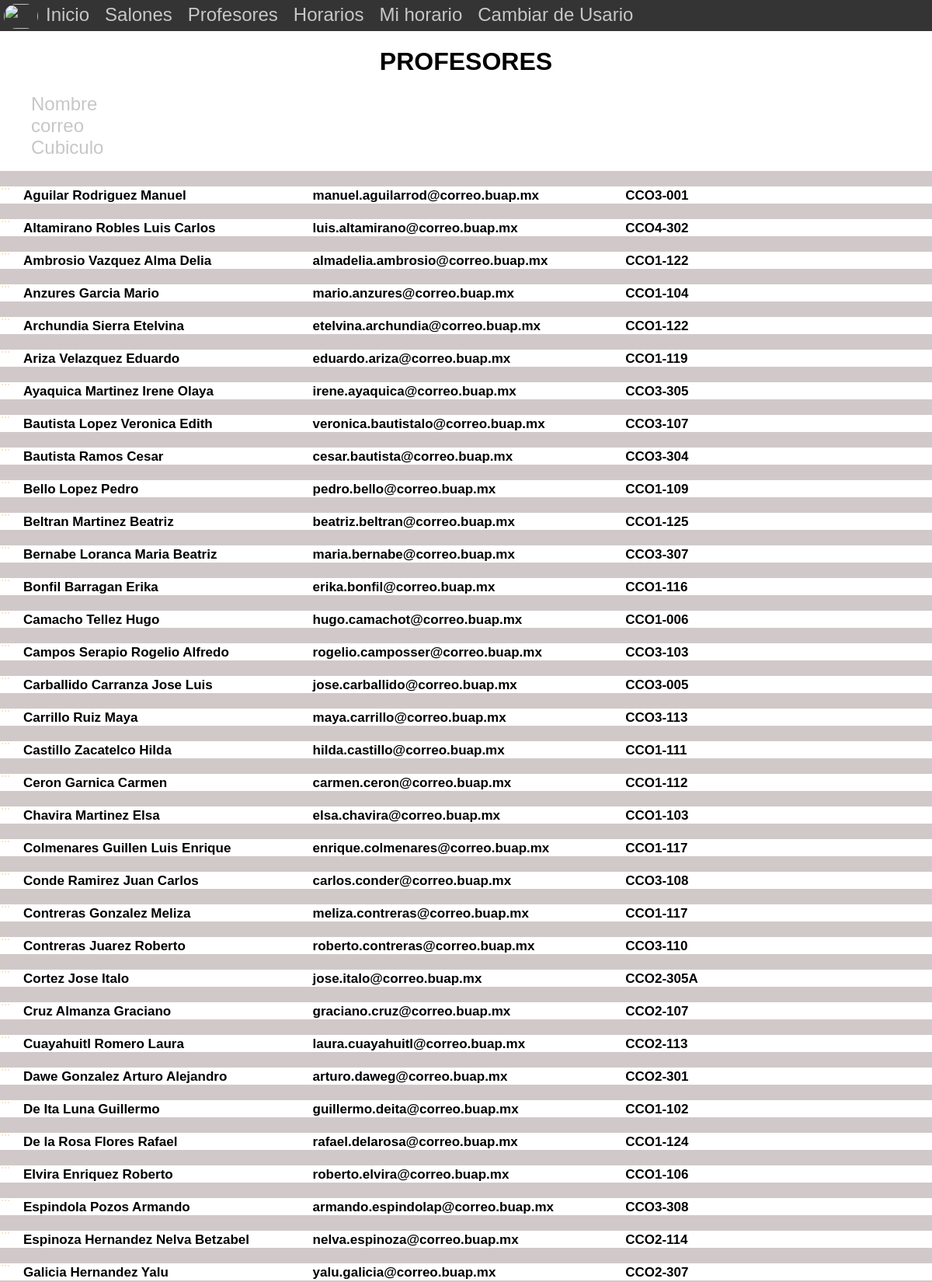
Screenshot of /profesores.php (upper part) with the database file from the repository.
### tables this page shows
CREATE TABLE `profesores` (
  `Id` int(11) NOT NULL,
  `Nombre` varchar(250) NOT NULL,
  `Correo` varchar(250) NOT NULL,
  `Cubiculo` varchar(15) NOT NULL,
  `Extension` varchar(15) NOT NULL
);

### profesores.php (the view, shortened to what this page needs)
<Doctype html>
    <head>
        <link rel="stylesheet" href="stylo.css">
    </head>
    <body>
        <header>
            <nav>
                <ul>
                   <li><img src="img/hadesl.png" alt="" height="32" width="44" class="logo"></li>
                   <li><a href="index.html">Inicio</a></li>
                   <li><a href="edificios.html">Salones</a></li>
                   <li><a href="profesores.php">Profesores</a></li>
                   <li><a href="">Horarios</a></li>
                   <li><a href="">Mi horario</a></li>
                   <li><a href="logearse.php">Cambiar de Usario</a></li>
                </ul>
            </nav>
        </header>
        <h1 align="center">PROFESORES</h1>
        <div>
            <ul>
                <li>Nombre </li>
                <li>correo </li>
                <li>Cubiculo </li>
            </ul>
        </div>
        <?php
        $inc = include("conectar.php");
        $con=conectar();
        if ($inc) {
            $consulta = "SELECT * FROM profesores";
            $resultado = mysqli_query($con,$consulta);
            if ($resultado) {
                while ($row = $resultado->fetch_array()) {
                $nombre = $row['Nombre'];
                $correo = $row['Correo'];
                $cubiculo = $row['Cubiculo'];
                ?>
                <div class="parrafo">
                     <p class="p1"><?php echo $nombre ?> </p>
                     <p class="p2"><?php echo $correo ?></p>
                     <p class="p3"><?php echo $cubiculo ?></p>
                </div>
                <table>
                    <tr>
                        <td><?php// echo $nombre ?> </td>
                        <td><?php// echo $correo ?> </td>
                        <td><?php// echo $cubiculo ?></td>
                    </tr>
                </table>
                <?php
                }
            }
        }
        ?>
    </body>
</html>

### stylo.css (style rules this page uses)
body,html { margin:0; padding:0; box-sizing:borderbox; font-family: sans-serif; }
nav ul { padding: 5px; list-style: none; display: flex; }
nav { background-color:rgb(53, 52, 52); height: 40px; }
nav ul li a { padding: 10px; color: #c7c7c7; text-decoration: none; font-size: 24px; }
.logo { height:32px; width:44px; border-radius: 1em; }

### profesores.php (style rules this page uses)
div ul { list-style: none; justify-content: space-between; }
div ul li { color: #c7c7c7; text-decoration: none; font-size: 24px; justify-content: space-evenly; }
table tr td { background-color: bisque; color: #c7c7c7; text-decoration: none; font-size: 24px; justify-content: space-evenly; }
.parrafo { width: 100%; background-color: #D1C9C9; color:black; position: relative; left: 0; top: 0px; padding: 10px; font-size:17px; font-weight: bold; }
.p1 { height: 20px; position: absolute; left: 30px; top: 5px; }
.p2 { height: 20px; position: absolute; width: 300px; left: 33%; top: 5px; }
.p3 { height: 20px; position: absolute; left: 66%; top: 5px; }

### rows the page displays
profesores: Nombre "Aguilar Rodriguez Manuel", Correo "manuel.aguilarrod@correo.buap.mx", Cubiculo "CCO3-001"
profesores: Nombre "Altamirano Robles Luis Carlos", Correo "luis.altamirano@correo.buap.mx", Cubiculo "CCO4-302"
profesores: Nombre "Ambrosio Vazquez Alma Delia", Correo "almadelia.ambrosio@correo.buap.mx", Cubiculo "CCO1-122"
profesores: Nombre "Anzures Garcia Mario", Correo "mario.anzures@correo.buap.mx", Cubiculo "CCO1-104"
profesores: Nombre "Archundia Sierra Etelvina", Correo "etelvina.archundia@correo.buap.mx", Cubiculo "CCO1-122"
profesores: Nombre "Ariza Velazquez Eduardo", Correo "eduardo.ariza@correo.buap.mx", Cubiculo "CCO1-119"
profesores: Nombre "Ayaquica Martinez Irene Olaya", Correo "irene.ayaquica@correo.buap.mx", Cubiculo "CCO3-305"
profesores: Nombre "Bautista Lopez Veronica Edith", Correo "veronica.bautistalo@correo.buap.mx", Cubiculo "CCO3-107"
profesores: Nombre "Bautista Ramos Cesar", Correo "cesar.bautista@correo.buap.mx", Cubiculo "CCO3-304"
profesores: Nombre "Bello Lopez Pedro", Correo "pedro.bello@correo.buap.mx", Cubiculo "CCO1-109"
profesores: Nombre "Beltran Martinez Beatriz", Correo "beatriz.beltran@correo.buap.mx", Cubiculo "CCO1-125"
profesores: Nombre "Bernabe Loranca Maria Beatriz", Correo "maria.bernabe@correo.buap.mx", Cubiculo "CCO3-307"
profesores: Nombre "Bonfil Barragan Erika", Correo "erika.bonfil@correo.buap.mx", Cubiculo "CCO1-116"
profesores: Nombre "Camacho Tellez Hugo", Correo "hugo.camachot@correo.buap.mx", Cubiculo "CCO1-006"
profesores: Nombre "Campos Serapio Rogelio Alfredo", Correo "rogelio.camposser@correo.buap.mx", Cubiculo "CCO3-103"
profesores: Nombre "Carballido Carranza Jose Luis", Correo "jose.carballido@correo.buap.mx", Cubiculo "CCO3-005"
profesores: Nombre "Carrillo Ruiz Maya", Correo "maya.carrillo@correo.buap.mx", Cubiculo "CCO3-113"
profesores: Nombre "Castillo Zacatelco Hilda", Correo "hilda.castillo@correo.buap.mx", Cubiculo "CCO1-111"
profesores: Nombre "Ceron Garnica Carmen", Correo "carmen.ceron@correo.buap.mx", Cubiculo "CCO1-112"
profesores: Nombre "Chavira Martinez Elsa", Correo "elsa.chavira@correo.buap.mx", Cubiculo "CCO1-103"
profesores: Nombre "Colmenares Guillen Luis Enrique", Correo "enrique.colmenares@correo.buap.mx", Cubiculo "CCO1-117"
profesores: Nombre "Conde Ramirez Juan Carlos", Correo "carlos.conder@correo.buap.mx", Cubiculo "CCO3-108"
profesores: Nombre "Contreras Gonzalez Meliza", Correo "meliza.contreras@correo.buap.mx", Cubiculo "CCO1-117"
profesores: Nombre "Contreras Juarez Roberto", Correo "roberto.contreras@correo.buap.mx", Cubiculo "CCO3-110"
profesores: Nombre "Cortez Jose Italo", Correo "jose.italo@correo.buap.mx", Cubiculo "CCO2-305A"
profesores: Nombre "Cruz Almanza Graciano", Correo "graciano.cruz@correo.buap.mx", Cubiculo "CCO2-107"
profesores: Nombre "Cuayahuitl Romero Laura", Correo "laura.cuayahuitl@correo.buap.mx", Cubiculo "CCO2-113"
profesores: Nombre "Dawe Gonzalez Arturo Alejandro", Correo "arturo.daweg@correo.buap.mx", Cubiculo "CCO2-301"
profesores: Nombre "De Ita Luna Guillermo", Correo "guillermo.deita@correo.buap.mx", Cubiculo "CCO1-102"
profesores: Nombre "De la Rosa Flores Rafael", Correo "rafael.delarosa@correo.buap.mx", Cubiculo "CCO1-124"
profesores: Nombre "Elvira Enriquez Roberto", Correo "roberto.elvira@correo.buap.mx", Cubiculo "CCO1-106"
profesores: Nombre "Espindola Pozos Armando", Correo "armando.espindolap@correo.buap.mx", Cubiculo "CCO3-308"
profesores: Nombre "Espinoza Hernandez Nelva Betzabel", Correo "nelva.espinoza@correo.buap.mx", Cubiculo "CCO2-114"
profesores: Nombre "Galicia Hernandez Yalu", Correo "yalu.galicia@correo.buap.mx", Cubiculo "CCO2-307"
